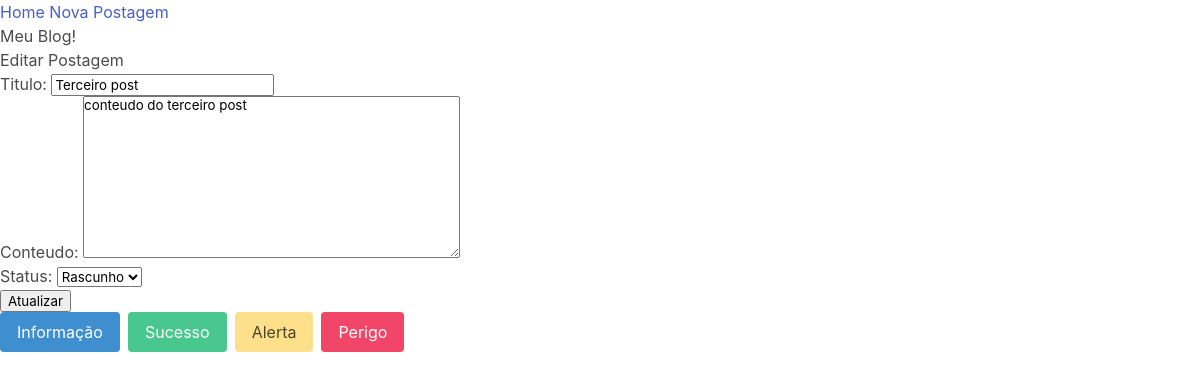
The page /blog/postagem/3/editar on the database its author committed.
### blog/models.py (models this page shows, shortened)
class Postagem(models.Model):
    titulo = models.CharField(max_length=200)
    conteudo = models.TextField()
    publicada = models.DateTimeField(default=timezone.now)
    criada = models.DateTimeField(auto_now_add=True)
    atualizada = models.DateTimeField(auto_now=True)
    autor = models.ForeignKey(User, on_delete=models.CASCADE)
    status_opcoes = {
        ('rascunho', 'Rascunho'),
        ('publicada', 'Publicada'),
    }
    status = models.CharField(max_length=10, choices=status_opcoes, default='rascunho')

### blog/views.py (the view)
# urls.py: path('postagem/<int:pk>/editar', EditarPostagemView.as_view(), name="editar"),
class EditarPostagemView(UpdateView):
    model = Postagem
    template_name = "blog/editar_postagem.html"
    fields = ['titulo', 'conteudo', 'status']

### templates/blog/editar_postagem.html
{% extends 'blog/blog_base.html' %}
{% block conteudo %}
    <h1>Editar Postagem</h1>
    <form action="" method="post">{% csrf_token %}
        {{ form.as_p }}
        <input type="submit" value="Atualizar"/>
    </form>
{% endblock conteudo %}

### rows shown on the page
Postagem: titulo "Terceiro post", conteudo "conteudo do terceiro post", status "Rascunho"
